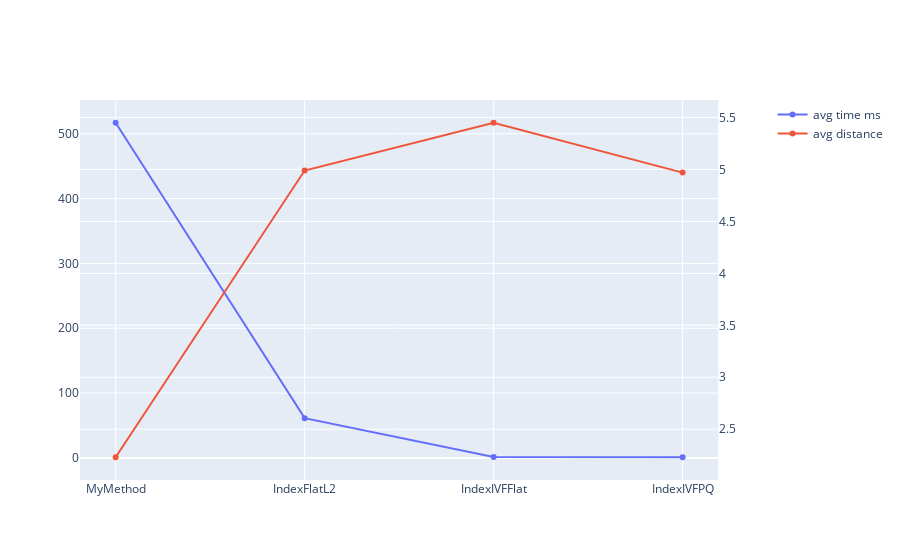

Here is the notebook cell this chart was saved with:
### Markdown cell above
### Goal 1 for this week: Implement your k-NN function and time it

The main goal for this part of the project is to implement your vanilla nearest neighbor function and fetch the closest k nearest neighbours to the query vector. Important to note that your implementation will give an exact result, i.e., your implementation will find the exact closest k vectors that will give the minimum distance to the query_vector.

Please compile the results in a table, and compare the average distance obtained and the time it took to query the 1 million vectors. A nice 2D plot would also give you a good idea of the speed-accuracy trade-off involved.

### Code cell
performance = {'method':['MyMethod','IndexFlatL2','IndexIVFFlat','IndexIVFPQ'],'avg_time_ms':[517,61.3,1.35,1,2],'avg_distance':[2.23,4.99,5.45,4.97]}

import plotly.graph_objects as go
from plotly.subplots import make_subplots

# Create figure with secondary y-axis
fig = make_subplots(specs=[[{"secondary_y": True}]])

# Add traces
fig.add_trace(
    go.Scatter(x=performance['method'], y=performance['avg_time_ms'], name="avg time ms"),
    secondary_y=False,
)

fig.add_trace(
    go.Scatter(x=performance['method'], y=performance['avg_distance'], name="avg distance"),
    secondary_y=True,
)

fig.show()

### Figure 1 — Plotly figure (JSON) as saved in the notebook; plotly's stock layout.template omitted (floating-point values rounded to 4 significant figures)
{"data": [{"name": "avg time ms", "type": "scatter", "x": ["MyMethod", "IndexFlatL2", "IndexIVFFlat", "IndexIVFPQ"], "xaxis": "x", "y": [517, 61.3, 1.35, 1, 2], "yaxis": "y"}, {"name": "avg distance", "type": "scatter", "x": ["MyMethod", "IndexFlatL2", "IndexIVFFlat", "IndexIVFPQ"], "xaxis": "x", "y": [2.23, 4.99, 5.45, 4.97], "yaxis": "y2"}], "layout": {"xaxis": {"anchor": "y", "domain": [0, 0.94]}, "yaxis": {"anchor": "x", "domain": [0, 1]}, "yaxis2": {"anchor": "x", "overlaying": "y", "side": "right"}}}
